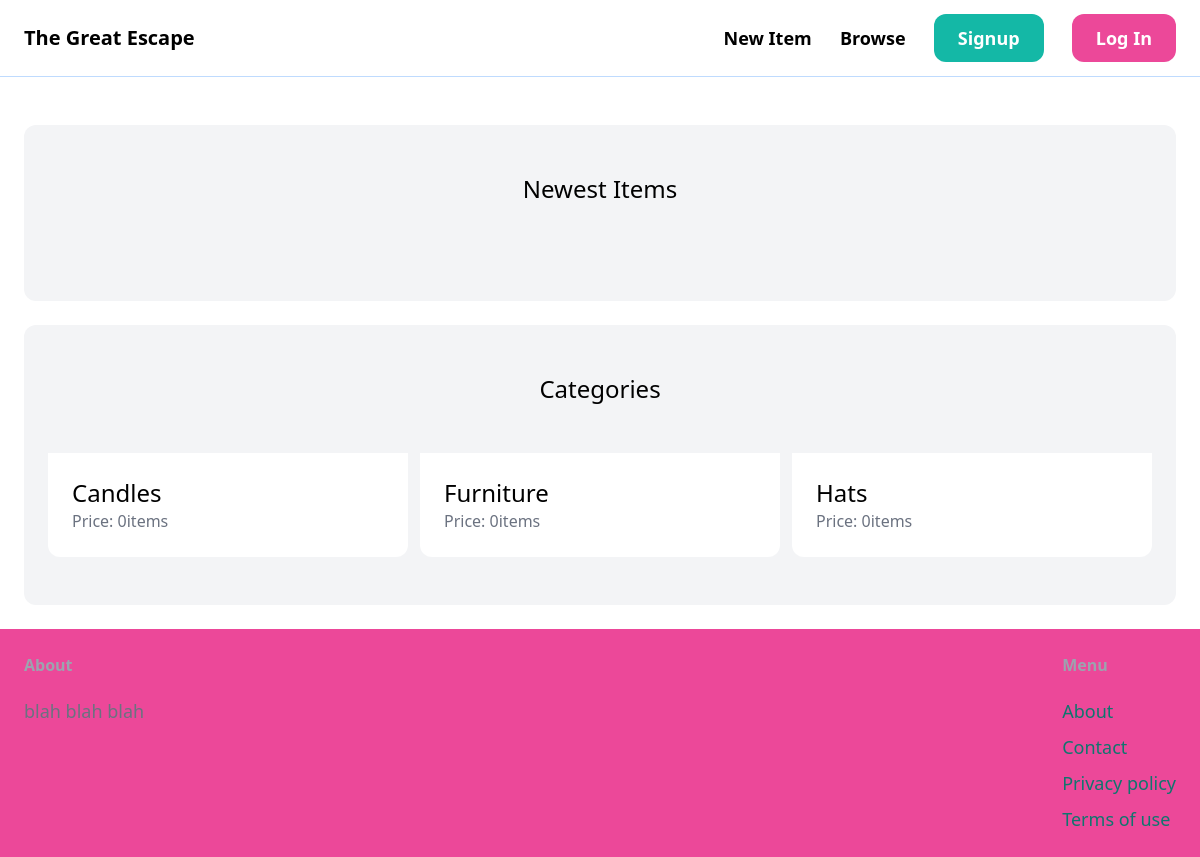
The app's page /, older data.
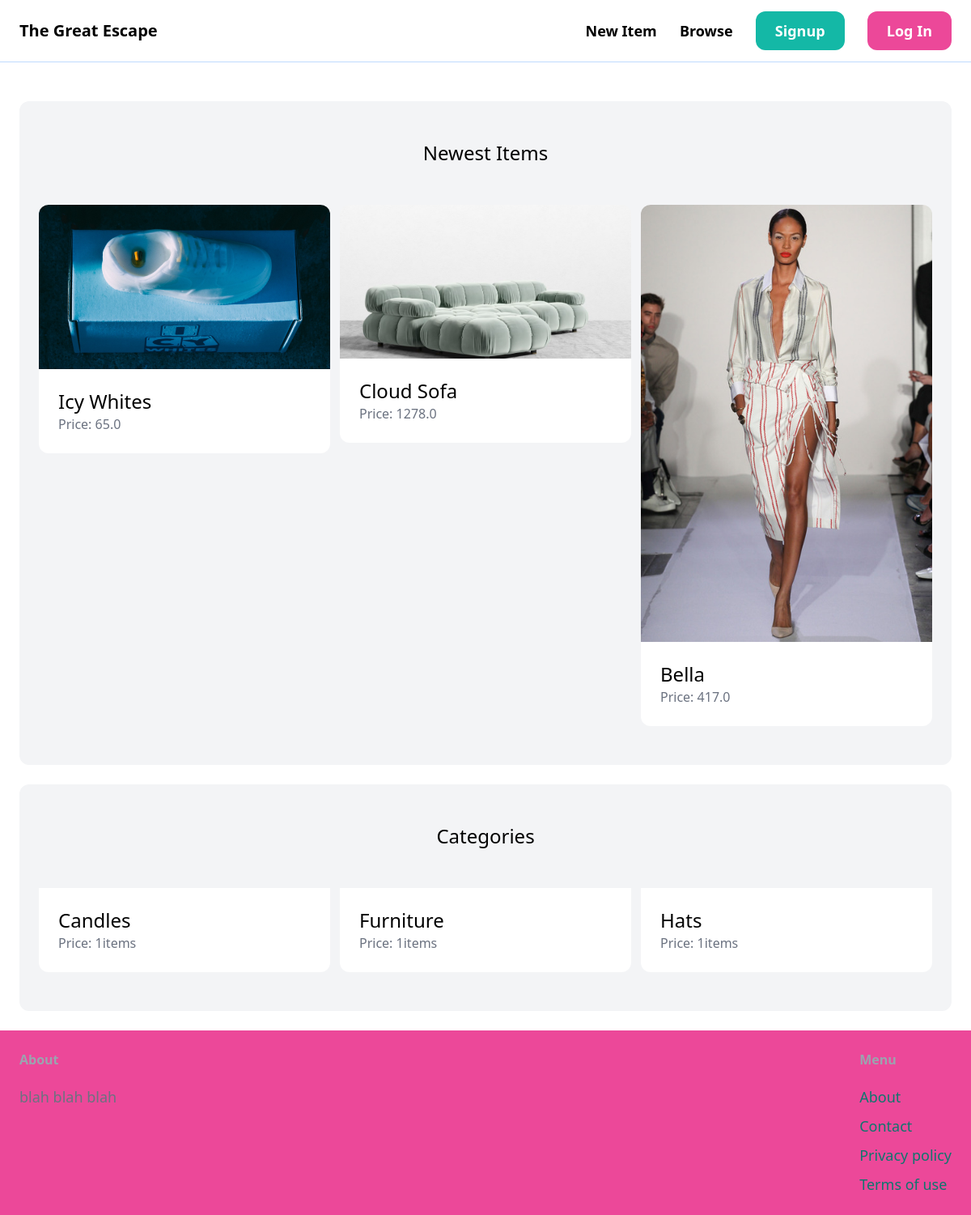
The same page, newer data.
### item/models.py (models this page shows, shortened)
class Category(models.Model):
    name = models.CharField(max_length=255)
    class Meta:
        ordering = ('name',)
        verbose_name_plural = 'Categories'

class Item(models.Model):
    category = models.ForeignKey(Category, related_name='items', on_delete=models.CASCADE)
    name = models.CharField(max_length=255)
    description = models.TextField(blank=True, null=True)
    price = models.FloatField()
    image = models.ImageField(upload_to='item_images', blank=True, null=True)
    is_sold = models.BooleanField(default=False)
    created_by = models.ForeignKey(User, related_name='items', on_delete=models.CASCADE)
    created_at = models.DateTimeField(auto_now_add=True)

### core/views.py (the view)
# urls.py: path('', index, name='index'),
def index(request):
    items = Item.objects.filter(is_sold=False)[0:6]
    categories = Category.objects.all()
    return render(request, 'core/index.html', {
    'categories': categories,
    'items': items,
    })

### core/templates/core/index.html (shortened to what this page needs)
{% extends 'core/base.html'%}
{% block content %}
   <div class="mt-6 px-6 py-12 bg-gray-100 rounded-xl">
    <h2 class="mb-12 text-2xl text-center">Newest Items</h2>
    <div class="grid grid-cols-3 gap-3">
        {% for item in items %}
            <div>
                <a href="{% url 'item:detail' item.id %}">
                    <div>
                        <img src="{{ item.image.url }}" class="rounded-t-xl">
                    </div>
                    <div class="p-6 bg-white rounded-b-xl">
                        <h2 class="text-2xl">{{ item.name}}</h2>
                        <p class="text-gray-500">Price: {{ item.price}}</p>
                    </div>
                </a>
            </div>
            {% endfor %}
    </div>
   </div>
   <div class="mt-6 px-6 py-12 bg-gray-100 rounded-xl">
    <h2 class="mb-12 text-2xl text-center">Categories</h2>
    <div class="grid grid-cols-3 gap-3">
        {% for category in categories %}
        <div>
            <a href="#">
                <div class="p-6 bg-white rounded-b-xl">
                    <h2 class="text-2xl">{{ category.name}}</h2>
                    <p class="text-gray-500">Price: {{ category.items.count}}items</p>
                </div>
            </a>
        </div>
        {% endfor %}
        </div>
        </div>
{% endblock %}

### core/templates/core/base.html (shortened to what this page needs)
<!DOCTYPE html>
<html>
    <head>
    <script src="https://cdn.tailwindcss.com"></script>
    </head>
    <body>
        <nav class="py-6 px-6 flex justify-between items-center border-b border-blue-200">
            <a href="/" class="text-xl font-semibold">The Great Escape</a>
            <div class="space-x-6">
                <a href="#" class="text-lg font-semibold hover:text-pink-500">New Item</a>
                <a href="#" class="text-lg font-semibold hover:text-pink-500">Browse</a>
                <a href="#" class="px-6 py-3 text-lg font-semibold bg-teal-500 text-white rounded-xl hover:bg-teal-700">Signup</a>
                <a href="#" class="px-6 py-3 text-lg font-semibold bg-pink-500 text-white rounded-xl hover:bg-pink-700">Log In</a>
            </div>
        </nav>
        <div class="px-6 py-6">
            {% block content %}
            {% endblock %}
        </div>
        <footer class="py-6 px-6 flex justify-between bg-pink-500">
            <div class="w-2/3 pr-10">
                <h3 class="mb-5 font-semibold text-gray-400">About</h3>
                <p class="text-lg text-gray-500">blah blah blah</p>
            </div>
            <div class=""w-1/3>
                <h3 class="mb-5 font-semibold text-gray-400">Menu</h3>
                <ul class="space-y-2">
                    <li><a href="#" class="text-lg text-teal-500 hover: text-teal-700">About</a></li>
                    <li><a href="{% url 'contact' %}" class="text-lg text-teal-500 hover: text-teal-700">Contact</a></li>
                    <li><a href="#" class="text-lg text-teal-500 hover: text-teal-700">Privacy policy</a></li>
                    <li><a href="#" class="text-lg text-teal-500 hover: text-teal-700">Terms of use</a></li>
                </ul>
        </footer>
    </body>
</html>

Row changes from the older to the newer data that the page shows:
added Item: image (picture), name "Icy Whites", price "65.0"
added Item: image (picture), name "Cloud Sofa", price "1278.0"
added Item: image (picture), name "Bella", price "417.0"
computed for Category "Candles": items.count "0" → "1"
computed for Category "Furniture": items.count "0" → "1"
computed for Category "Hats": items.count "0" → "1"
